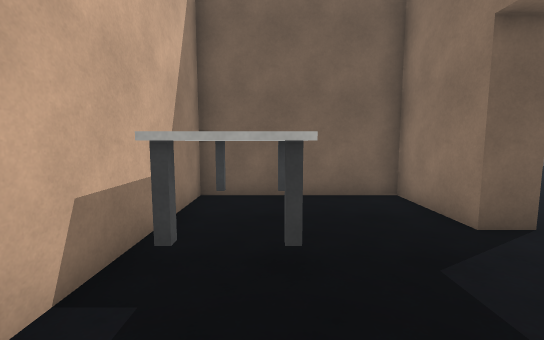
View 1 (above)

12 first-person views from a walk through a 3-D level made in the Unity game engine. The camera is 1.5 m above the floor, tilts 6° down and sees 90° across. The floor is counted in squares, 1 m on a side. Each view is taken from the middle of a square. On the plan, view 1 faces up. The plan holds only what a view shows up to about 14 squares ahead; the rest is blank. Surface patterns are stand-ins for the level's own textures.

View 2
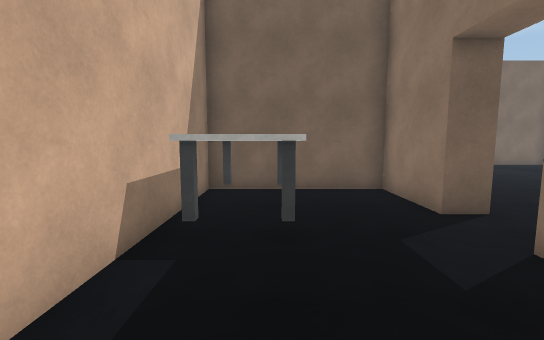

View 3
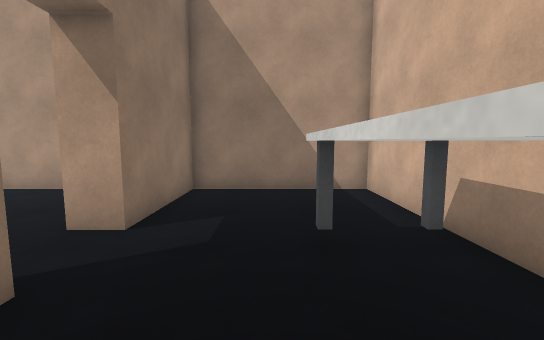

View 4
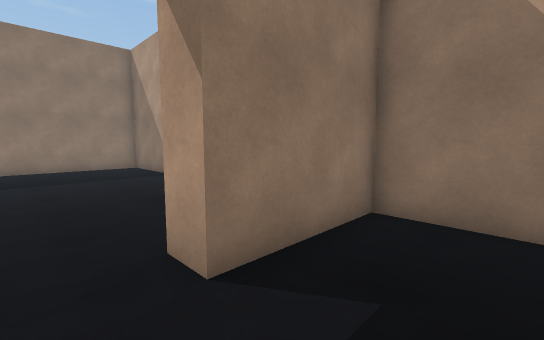

View 5
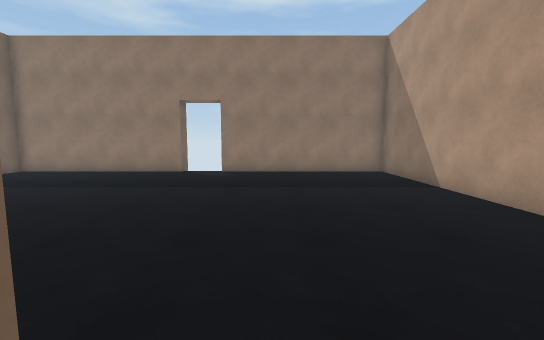

View 6
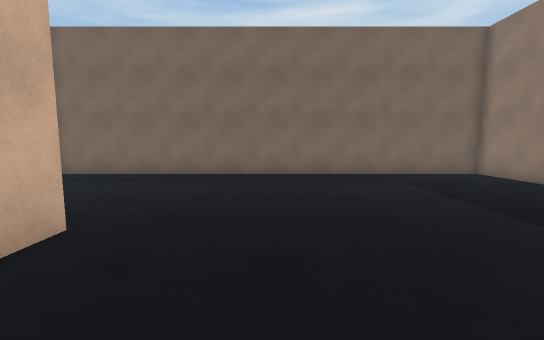

View 7
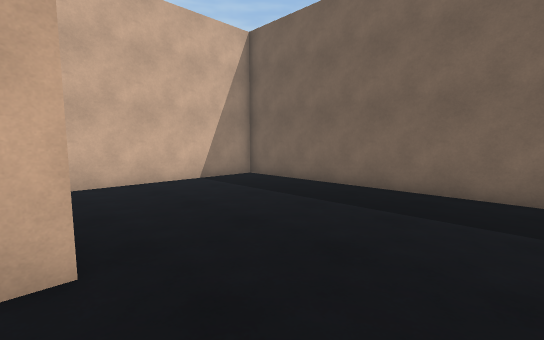

View 8
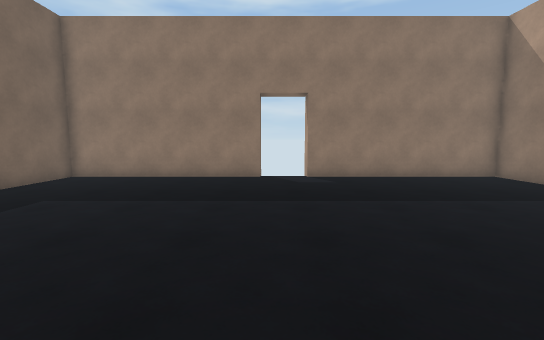

View 9
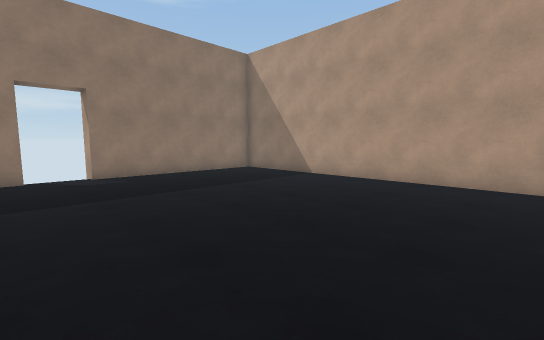

View 10
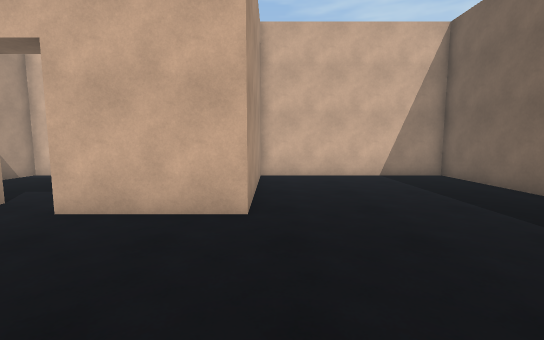

View 11
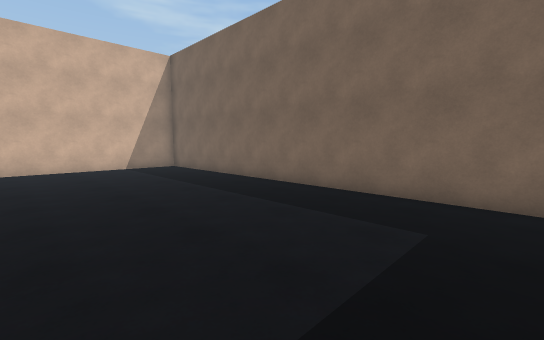

View 12
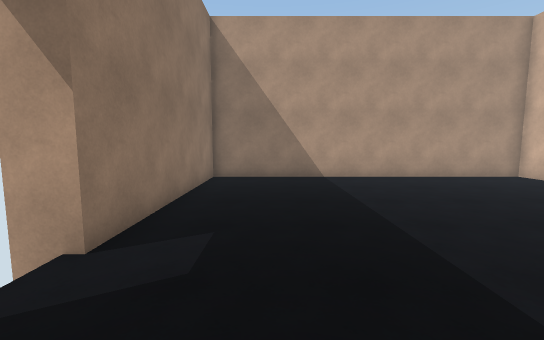

### Floor plan
Points are (right, up) in squares from view 1. A wall is a line through its corners. A room is listed if a view was taken in it or the views show most of it. See-through windows are left out.
Room 1 (views 1, 2, 3, 4, 5)
walls: (4.5, 4.5) (3.5, 4.5) (3.5, 7.5) (-2, 7.5) (-2, -1.5) (3.5, -1.5) (3.5, 2.5) (4.5, 2.5)
ways out: opening at (4, 3.5) to room 2
objects: other object (-1, 3) to (0, 7)
Room 2 (views 6, 7, 8, 9, 10, 11, 12)
walls: (17.5, 8.5) (17.5, 16.5) (-2, 16.5) (-2, 8.5); (4.5, -0.5) (4.5, -1.5) (17.5, -1.5) (17.5, 6.5); (-1.6, 8.5) (4.5, 8.5) (4.5, 4.5)
ways out: opening at (4, 3.5) to room 1

Where each view was taken, in squares from view 1:
view 1: 0 up, 0 right, facing up
view 2: 1 down, 0 right, facing up
view 3: 7 up, 1 right, facing down
view 4: 4 up, 1 right, facing down-right
view 5: 4 up, 4 right, facing right
view 6: 4 up, 8 right, facing up
view 7: 8 up, 8 right, facing up-left
view 8: 8 up, 6 right, facing right
view 9: 9 up, 5 right, facing down-right
view 10: 9 up, 10 right, facing left
view 11: 9 up, 14 right, facing up-left
view 12: 10 up, 15 right, facing down
